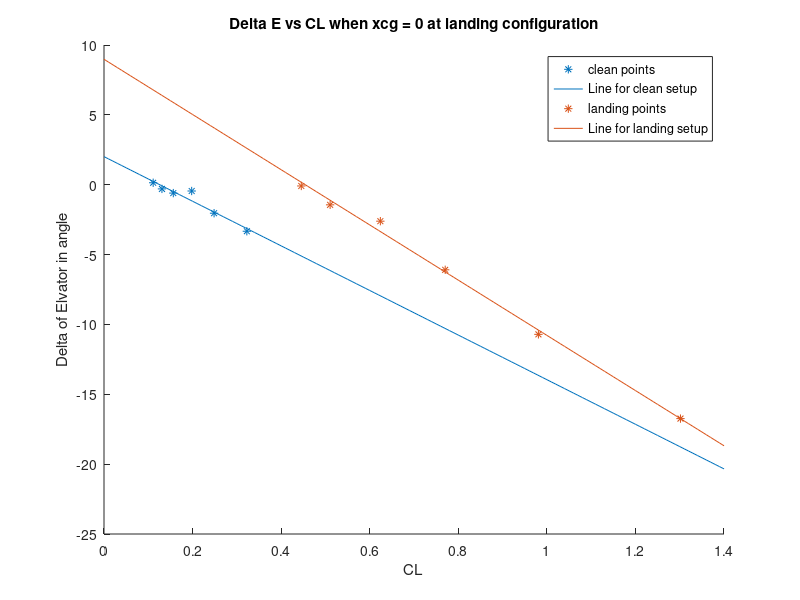

Source code (MATLAB):
%%
%for cg plus 5
clear 
clc

IAS = [240,221,202,179.5,160.1,140.5].*0.5144;
rho = 1.225;
MassOfFuel=(3100+[971.6,969.3,965.1,961.4,956.1,953.9]).*0.453592;
WeightOfFuel = MassOfFuel.*9.81;
CL = WeightOfFuel./(0.5.*rho.*IAS.^2.*17.48);
AoA=[-0.55,-0.18,-0.15,-0.047,1.004,2.144];

p1=polyfit(AoA,CL,1);
scatter(AoA,CL);
range = [-10:0.1:10];
hold on
plot(range,p1(1).*range + p1(2));
%%
%High lift mode
IAS_landing = [119.3,111.3,100.6,90.5,80.2,69.6].*0.5144;
rho = 1.225;
MassOfFuel_landing=(3100+[936.8,926.9,920.8,917.6,917,914.6]).*0.453592;
WeightOfFuel_landing = MassOfFuel_landing.*9.81;
CL_landing = WeightOfFuel_landing./(0.5.*rho.*IAS_landing.^2.*17.48);
AoA_landing=[-5.248,-4.286,-3.312,-0.781,2.33,6.249];

hold on
scatter(AoA_landing,CL_landing,'*');
p2 = polyfit(AoA_landing,CL_landing,1);
hold on
plot(range,p2(1).*range+p2(2));
legend('points for clean setup','line for clean setup','points for landing setup','line for landing setup');
xlabel('Angel of attack in degree');
ylabel('CL(Coefficient of life)');
title('CL vs AoA for zero xcg - 5');
hold off
%%
%for de and CL
%for clean condition xcg-5

rangeCL=[0:0.01:1.4];
deltaE=[+0.01*14,-0.01*30,-0.02*30,-0.015*30,-0.068*30,-0.111*30];
scatter(CL,deltaE,'*');
pdeltaE = polyfit(CL,deltaE,1);
hold on
plot(rangeCL,pdeltaE(1).*rangeCL+pdeltaE(2));
title('Delta E vs CL when xcg = 0 at clean configuration')
xlabel('CL')
ylabel('Delta of Elvator in angle');
hold on

%landing
deltaE_landing=[-0.003*30,-0.048*30,-0.087*30,-0.203*30,-0.357*30,-0.558*30];
scatter(CL_landing,deltaE_landing,'*');
pdeltaE_landing = polyfit(CL_landing,deltaE_landing,1);
hold on
plot(rangeCL,pdeltaE_landing(1).*rangeCL+pdeltaE_landing(2));
title('Delta E vs CL when xcg = 0 at landing configuration')
xlabel('CL')
ylabel('Delta of Elvator in angle');
legend('clean points','Line for clean setup','landing points','Line for landing setup');

%clean dDeltaE/dCl = 15.9628
%landing = 19.7590
